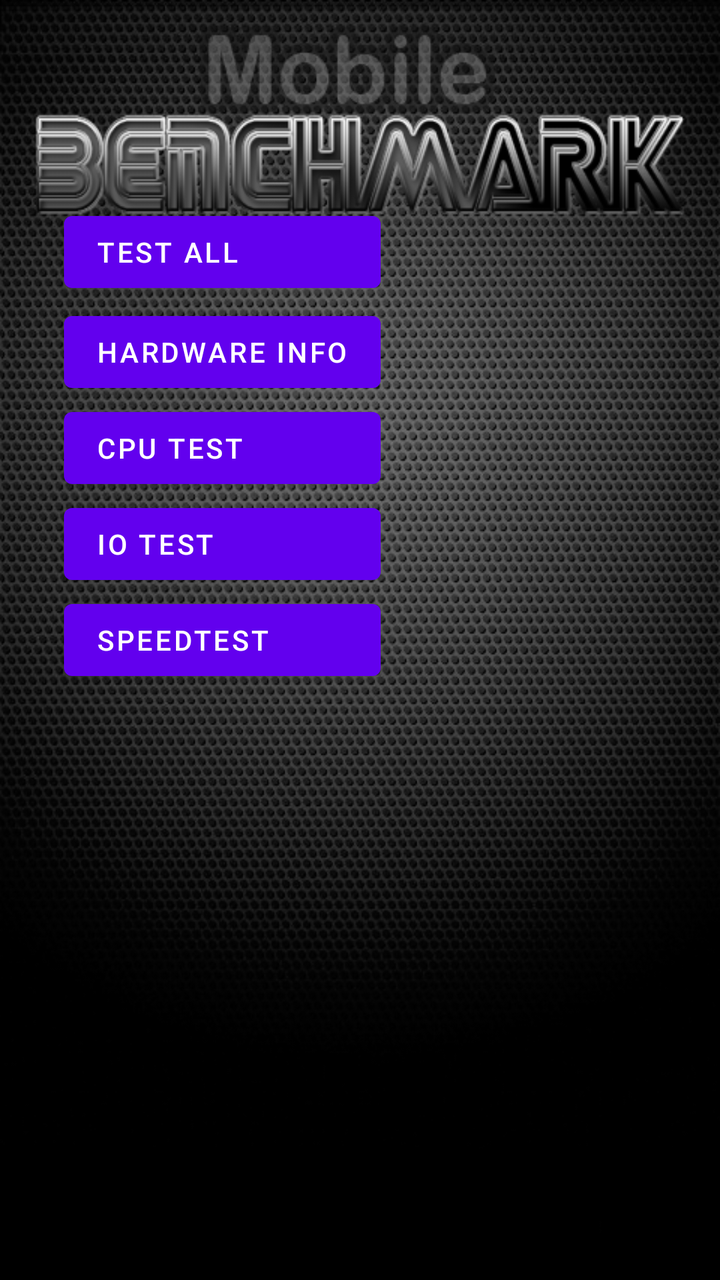
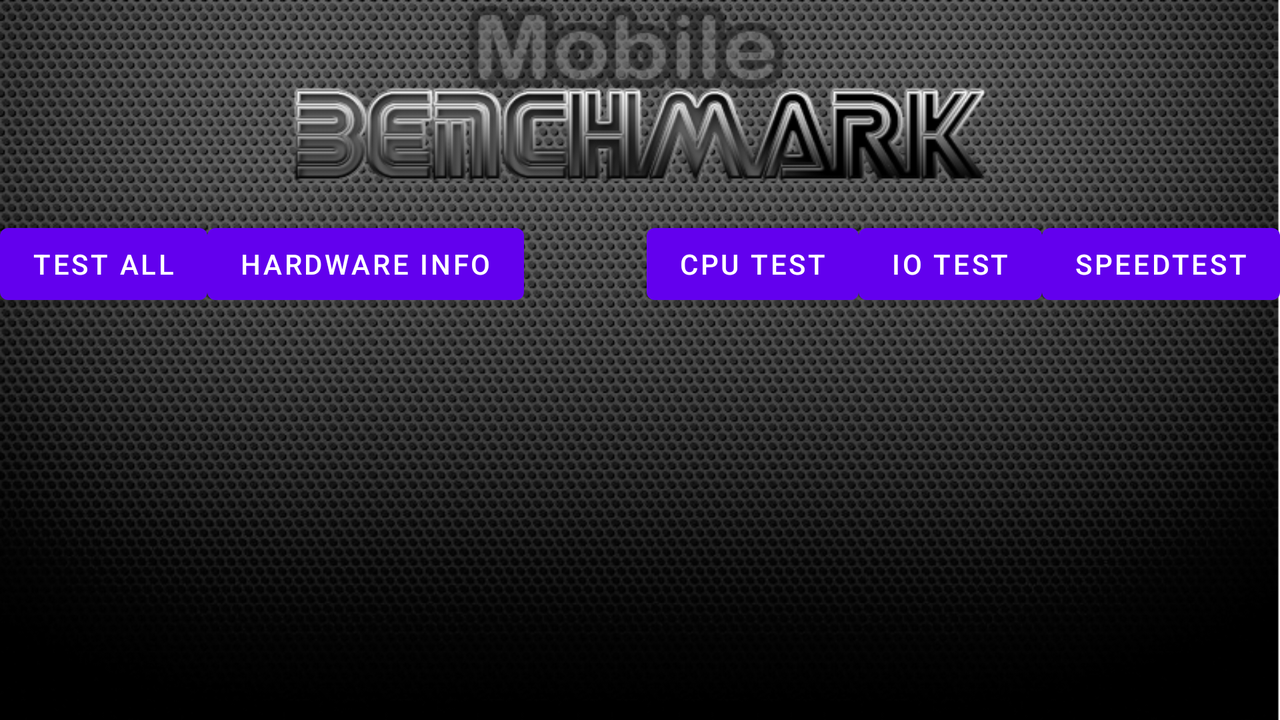

Two renders of one Android screen. The first uses the default layout on a phone; the second uses the alternative layout the repository ships for a different screen configuration, on a matching device. The two XML files are below.
<!-- AndroidManifest.xml: fallback theme Theme.MaterialComponents.DayNight.NoActionBar -->
<!-- res/layout/main.xml -->
<?xml version="1.0" encoding="utf-8"?>
<LinearLayout xmlns:android="http://schemas.android.com/apk/res/android"
	android:orientation="vertical" android:layout_width="fill_parent"
	android:layout_height="fill_parent">
	<RelativeLayout android:layout_height="match_parent"
		android:id="@+id/relativeLayout1" android:layout_width="match_parent"
		android:background="@drawable/background">
		<Button android:layout_width="wrap_content"
			android:drawableLeft="@drawable/stats" android:id="@+id/testAllButton"
			android:text="Test All" android:gravity="left|center_vertical"
			android:layout_height="wrap_content" android:layout_alignBottom="@+id/hardwareInfoButton"
			android:layout_alignLeft="@+id/hardwareInfoButton"
			android:layout_marginBottom="50dp" android:layout_alignRight="@+id/hardwareInfoButton"></Button>
		<Button android:layout_width="wrap_content"
			android:drawableLeft="@drawable/stats" android:id="@+id/testCPUButton"
			android:text="CPU test" android:gravity="left|center_vertical"
			android:layout_height="wrap_content" android:layout_below="@+id/hardwareInfoButton"
			android:layout_alignLeft="@+id/hardwareInfoButton"
			android:layout_alignRight="@+id/hardwareInfoButton"></Button>
		<Button android:layout_width="wrap_content"
			android:drawableLeft="@drawable/stats" android:id="@+id/testIOStorageButton"
			android:text="IO Test" android:gravity="left|center_vertical"
			android:layout_height="wrap_content" android:layout_below="@+id/testCPUButton"
			android:layout_alignLeft="@+id/testCPUButton"
			android:layout_alignRight="@+id/testCPUButton"></Button>
		<Button android:layout_width="wrap_content"
			android:drawableLeft="@drawable/stats" android:id="@+id/speedTest"
			android:text="SpeedTest" android:gravity="left|center_vertical"
			android:layout_height="wrap_content" android:layout_below="@+id/testIOStorageButton"
			android:layout_alignLeft="@+id/testIOStorageButton"
			android:layout_alignRight="@+id/testIOStorageButton"></Button>
		<Button android:layout_width="wrap_content"
			android:drawableLeft="@drawable/stats" android:id="@+id/hardwareInfoButton"
			android:text="Hardware Info" android:gravity="left|center_vertical"
			android:layout_height="wrap_content" android:layout_alignParentTop="true"
			android:layout_alignParentLeft="true" android:layout_marginLeft="32dp"
			android:layout_marginTop="152dp"></Button>

	</RelativeLayout>
</LinearLayout>
<!-- resources referenced by this layout -->
<resources>
  <!-- drawable background: png bitmap (drawable-hdpi, 288603 bytes) -->
</resources>
<!-- res/layout-land/main.xml (the repository's variant of the layout above) -->
<!-- drawn on the phone turned sideways -->
<?xml version="1.0" encoding="utf-8"?>
<LinearLayout xmlns:android="http://schemas.android.com/apk/res/android"
	android:orientation="vertical" android:layout_width="fill_parent"
	android:layout_height="fill_parent">
	<RelativeLayout android:id="@+id/relativeLayout1" android:layout_width="match_parent" android:layout_height="match_parent" android:background="@drawable/background_landscape">
		<Button android:layout_toLeftOf="@+id/speedTest" android:layout_height="wrap_content" android:drawableLeft="@drawable/stats" android:text="IO Test" android:layout_width="wrap_content" android:id="@+id/testIOStorageButton" android:layout_alignBaseline="@+id/testCPUButton" android:gravity="left|center_vertical" android:layout_alignBottom="@+id/testCPUButton"></Button>
		<Button android:layout_height="wrap_content" android:drawableLeft="@drawable/stats" android:text="SpeedTest" android:layout_width="wrap_content" android:id="@+id/speedTest" android:gravity="left|center_vertical" android:layout_alignBaseline="@+id/testIOStorageButton" android:layout_alignBottom="@+id/testIOStorageButton" android:layout_alignParentRight="true"></Button>
		<Button android:layout_height="wrap_content" android:drawableLeft="@drawable/stats" android:text="CPU test" android:layout_width="wrap_content" android:id="@+id/testCPUButton" android:gravity="left|center_vertical" android:layout_alignBaseline="@+id/hardwareInfoButton" android:layout_alignBottom="@+id/hardwareInfoButton" android:layout_toLeftOf="@+id/testIOStorageButton"></Button>
		<Button android:layout_height="wrap_content" android:drawableLeft="@drawable/stats" android:text="Test All" android:layout_width="wrap_content" android:id="@+id/testAllButton" android:gravity="left|center_vertical" android:layout_alignBaseline="@+id/hardwareInfoButton" android:layout_alignBottom="@+id/hardwareInfoButton" android:layout_alignParentLeft="true"></Button>
		<Button android:layout_height="wrap_content" android:drawableLeft="@drawable/stats" android:text="Hardware Info" android:layout_width="wrap_content" android:id="@+id/hardwareInfoButton" android:gravity="left|center_vertical" android:layout_alignParentTop="true" android:layout_toRightOf="@+id/testAllButton" android:layout_marginTop="108dp"></Button>
	</RelativeLayout>
</LinearLayout>
<!-- resources referenced by the variant -->
<!-- as the phone turned sideways resolves them -->
<resources>
  <!-- drawable background_landscape: png bitmap (drawable-hdpi, 241307 bytes) -->
</resources>
